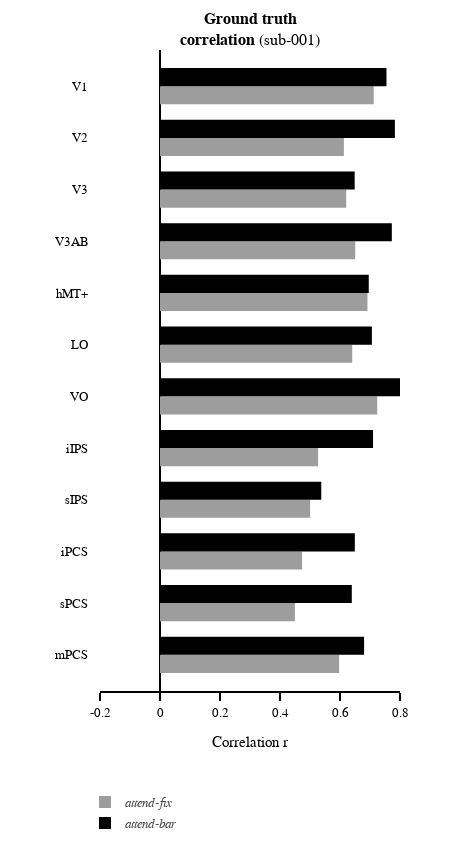
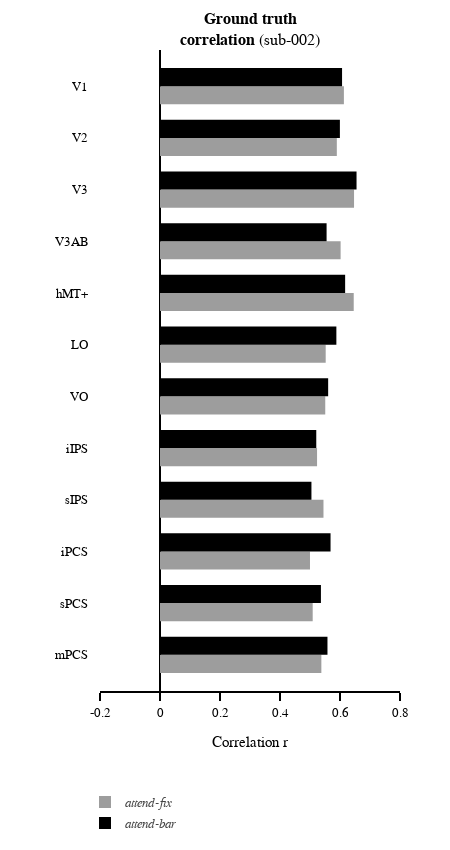
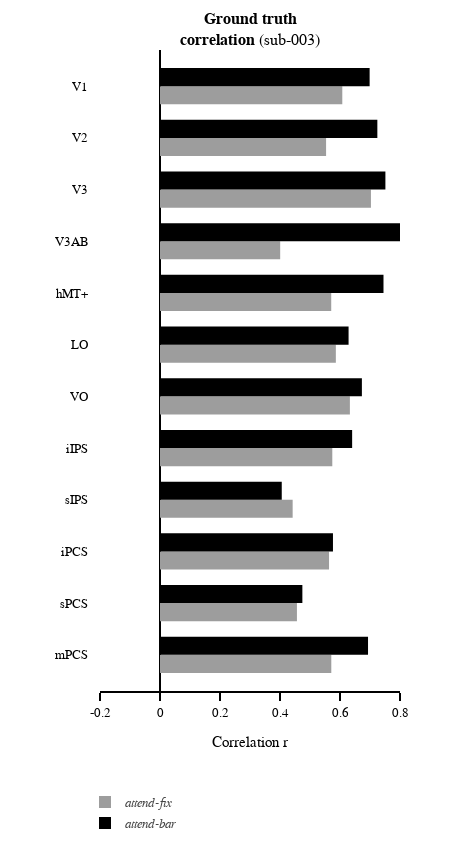
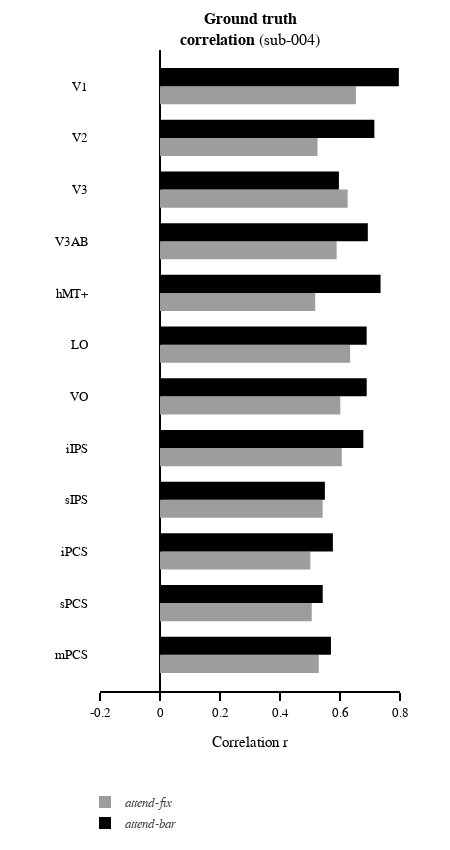

Here is the notebook cell these charts were saved with, in order:
### Code cell
for subject in subjects_plot:
    if subject == 'group':
        xaxis_range = [-0.2, 0.8]
    else:
        xaxis_range = [-0.2, 0.8]

    x_gap_line = 0.1*xaxis_range[1]
    x_gap_asterisk = 0.2*xaxis_range[1]
    xaxis_tick = 6
    xaxis_tickvals = np.linspace(xaxis_range[0],xaxis_range[1],xaxis_tick)
    xaxis_title = 'Correlation r'
    xaxis_ticktext = []
    [xaxis_ticktext.append(('{:g}'.format(val))) for val in xaxis_tickvals]

    subplot_titles = ['<b>Ground truth<br>correlation</b> ({})'.format(subject)]

    fig = make_subplots(rows=rows, cols=cols, specs=sb_specs, print_grid=False, vertical_spacing=0.15, horizontal_spacing=0.05, 
                        column_widths=column_widths, row_heights=row_heights,  subplot_titles=subplot_titles)

    # get data
    if subject == 'group': 
        x_af = df.groupby(['subject','roi']).af_ground_truth_cor.mean().reset_index(name='af_ground_truth_cor_mean').groupby('roi').af_ground_truth_cor_mean.mean()
        x_ab = df.groupby(['subject','roi']).ab_ground_truth_cor.mean().reset_index(name='ab_ground_truth_cor_mean').groupby('roi').ab_ground_truth_cor_mean.mean()
        x_af_eb = df.groupby(['subject','roi']).af_ground_truth_cor.mean().reset_index(name='af_ground_truth_cor_mean').groupby('roi').af_ground_truth_cor_mean.sem(ddof=-1)
        x_ab_eb = df.groupby(['subject','roi']).ab_ground_truth_cor.mean().reset_index(name='ab_ground_truth_cor_mean').groupby('roi').ab_ground_truth_cor_mean.sem(ddof=-1)
        
        # bar plot
        fig.append_trace(go.Bar(y=y_rois, x=x_af, orientation='h', marker_color=af_col, hovertemplate=hover_temp,
                                showlegend=True, legendgroup='attend-fix', name='<i>attend-fix<i>', 
                                error_x_type='data', error_x_symmetric=False, error_x_array=x_af_eb, error_x_arrayminus=x_af_eb),row=1, col=1)

        fig.append_trace(go.Bar(y=y_rois, x=x_ab, orientation='h', marker_color=ab_col, hovertemplate=hover_temp,
                                showlegend=True, legendgroup='attend-bar', name='<i>attend-bar<i>',
                                error_x_type='data', error_x_symmetric=False, error_x_array=x_ab_eb, error_x_arrayminus=x_ab_eb),row=1, col=1)        
        
    else:
        x_af = df.loc[(df.subject==subject)].groupby('roi').af_ground_truth_cor.mean()
        x_ab = df.loc[(df.subject==subject)].groupby('roi').ab_ground_truth_cor.mean()
        
        # bar plot
        fig.append_trace(go.Bar(y=y_rois, x=x_af, orientation='h', marker_color=af_col, hovertemplate=hover_temp,
                                showlegend=True, legendgroup='attend-fix', name='<i>attend-fix<i>'),row=1, col=1)

        fig.append_trace(go.Bar(y=y_rois, x=x_ab, orientation='h', marker_color=ab_col, hovertemplate=hover_temp,
                                showlegend=True, legendgroup='attend-bar', name='<i>attend-bar<i>'),row=1, col=1)

    # get Stats 
    if subject == 'group': 

        stats_df = pd.read_csv("{}/group_ground_truth_cor_stats_best250.tsv".format(group_tsv_dir), sep="\t")

        # ab vs af
        p_flag = stats_df.ab_af_p_val_unilateral<0.05
        fig.append_trace(go.Scatter(x=np.max((x_af,x_ab),axis=0)[p_flag]*0-x_gap_line, y=y_rois[p_flag], marker_symbol='line-ns-open', 
                                    showlegend=False, mode='markers', marker_color='black', hoverinfo='skip', marker_size= 15),row=1, col=1)

        fig.append_trace(go.Scatter(x=np.max((x_af,x_ab),axis=0)[p_flag]*0-x_gap_asterisk, y=y_rois[p_flag], marker_symbol='asterisk-open',
                                    showlegend=False, mode='markers', marker_color='black', hoverinfo='skip', marker_size= 10),row=1, col=1)

        # af vs zero
        p_flag = stats_df.af_zero_p_val_unilateral<0.05
        fig.append_trace(go.Scatter(x=y_rois[p_flag]*0+0.75, y=y_rois[p_flag]-0.18, marker_symbol='asterisk-open',
                                    showlegend=False, mode='markers', marker_color=af_col, hoverinfo='skip', marker_size= 10),row=1, col=1)

        # ab vs zero
        p_flag = stats_df.ab_zero_p_val_unilateral<0.05
        fig.append_trace(go.Scatter(x=y_rois[p_flag]*0+0.75, y=y_rois[p_flag]+0.18, marker_symbol='asterisk-open',
                                    showlegend=False, mode='markers', marker_color=ab_col, hoverinfo='skip', marker_size= 10),row=1, col=1)

    # set figure axis
    for xaxis in ['xaxis']:
        exec("fig.layout.update({}_range=xaxis_range)".format(xaxis))
        exec("fig.layout.update({}_title=xaxis_title)".format(xaxis))
        exec("fig.layout.update({}_tickvals=xaxis_tickvals)".format(xaxis))
        exec("fig.layout.update({}_ticktext=xaxis_ticktext)".format(xaxis))
        exec("fig.layout.update({}_zeroline=True)".format(xaxis))

    for yaxis in ['yaxis']:
        exec("fig.layout.update({}_range=yaxis_range)".format(yaxis))
        exec("fig.layout.update({}_tickvals=yaxis_tickvals)".format(yaxis))
        exec("fig.layout.update({}_ticktext=yaxis_ticktext)".format(yaxis))

    # set axis
    for row in np.arange(rows):
        for col in np.arange(cols):
            fig.update_xaxes(visible=True, ticklen=8, linewidth=template_specs['axes_width'], row=row+1, col=col+1)

    # set figure
    fig.layout.update(yaxis_title='', yaxis_color = 'rgba(0,0,0,0)', yaxis_tickfont_color='black', bargap=0.3, template=fig_template, width=fig_width, height=fig_height, margin_l=margin_l, margin_r=margin_r, margin_t=margin_t, margin_b=margin_b,
                      legend_yanchor='top', legend_y=-0.15,legend_x=-0.05, legend_xanchor='left', legend_bgcolor='rgba(255,255,255,0)', legend_tracegroupgap=1)

    # show and save figure
    tsv_dir = '{}/{}/decode/tsv'.format(pp_dir, subject)
    fig.show(config={"displayModeBar": False})
    fig.write_image("{}/{}_decode_ground_truth_cor_best250.pdf".format(tsv_dir, subject))
    fig.write_html("{}/{}_decode_ground_truth_cor_best250.html".format(tsv_dir, subject),config={"displayModeBar": False})

### Figure 1 — Plotly figure (JSON) as saved in the notebook; plotly's stock layout.template omitted (floating-point values rounded to 4 significant figures)
{"data": [{"hovertemplate": "ROI: %{y}<br>Correlation: %{x:1.2f}", "legendgroup": "attend-fix", "marker": {"color": "rgba(157, 157, 157, 1)"}, "name": "<i>attend-fix<i>", "orientation": "h", "showlegend": true, "type": "bar", "x": [0.7123, 0.6129, 0.6207, 0.6507, 0.6916, 0.6407, 0.7241, 0.5271, 0.5004, 0.4737, 0.4497, 0.5971], "xaxis": "x", "y": [12, 11, 10, 9, 8, 7, 6, 5, 4, 3, 2, 1], "yaxis": "y"}, {"hovertemplate": "ROI: %{y}<br>Correlation: %{x:1.2f}", "legendgroup": "attend-bar", "marker": {"color": "rgba(0, 0, 0, 1)"}, "name": "<i>attend-bar<i>", "orientation": "h", "showlegend": true, "type": "bar", "x": [0.7549, 0.783, 0.6489, 0.7727, 0.6959, 0.7063, 0.8023, 0.7101, 0.5376, 0.6494, 0.6393, 0.6803], "xaxis": "x", "y": [12, 11, 10, 9, 8, 7, 6, 5, 4, 3, 2, 1], "yaxis": "y"}], "layout": {"annotations": [{"font": {"size": 16}, "showarrow": false, "text": "<b>Ground truth<br>correlation</b> (sub-001)", "x": 0.5, "xanchor": "center", "xref": "paper", "y": 1, "yanchor": "bottom", "yref": "paper"}], "bargap": 0.3, "height": 850, "legend": {"bgcolor": "rgba(255,255,255,0)", "tracegroupgap": 1, "x": -0.05, "xanchor": "left", "y": -0.15, "yanchor": "top"}, "margin": {"b": 100, "l": 100, "r": 50, "t": 50}, "width": 450, "xaxis": {"anchor": "y", "domain": [0, 1], "linewidth": 2, "range": [-0.2, 0.8], "ticklen": 8, "ticktext": ["-0.2", "0", "0.2", "0.4", "0.6", "0.8"], "tickvals": [-0.2, 0, 0.2, 0.4, 0.6, 0.8], "title": {"text": "Correlation r"}, "type": "linear", "visible": true, "zeroline": true}, "yaxis": {"anchor": "x", "color": "rgba(0, 0, 0, 0)", "domain": [0, 1], "range": [0.3, 12.7], "tickfont": {"color": "black"}, "ticktext": ["V1", "V2", "V3", "V3AB", "hMT+", "LO", "VO", "iIPS", "sIPS", "iPCS", "sPCS", "mPCS"], "tickvals": [12, 11, 10, 9, 8, 7, 6, 5, 4, 3, 2, 1], "title": {"text": ""}, "type": "linear"}}}

### Figure 2 — Plotly figure (JSON) as saved in the notebook; plotly's stock layout.template omitted (floating-point values rounded to 4 significant figures)
{"data": [{"hovertemplate": "ROI: %{y}<br>Correlation: %{x:1.2f}", "legendgroup": "attend-fix", "marker": {"color": "rgba(157, 157, 157, 1)"}, "name": "<i>attend-fix<i>", "orientation": "h", "showlegend": true, "type": "bar", "x": [0.613, 0.5894, 0.6468, 0.602, 0.6457, 0.5523, 0.5508, 0.5235, 0.5449, 0.5, 0.509, 0.5379], "xaxis": "x", "y": [12, 11, 10, 9, 8, 7, 6, 5, 4, 3, 2, 1], "yaxis": "y"}, {"hovertemplate": "ROI: %{y}<br>Correlation: %{x:1.2f}", "legendgroup": "attend-bar", "marker": {"color": "rgba(0, 0, 0, 1)"}, "name": "<i>attend-bar<i>", "orientation": "h", "showlegend": true, "type": "bar", "x": [0.6069, 0.5996, 0.6551, 0.5553, 0.6171, 0.5879, 0.5605, 0.5209, 0.5048, 0.5685, 0.5364, 0.5582], "xaxis": "x", "y": [12, 11, 10, 9, 8, 7, 6, 5, 4, 3, 2, 1], "yaxis": "y"}], "layout": {"annotations": [{"font": {"size": 16}, "showarrow": false, "text": "<b>Ground truth<br>correlation</b> (sub-002)", "x": 0.5, "xanchor": "center", "xref": "paper", "y": 1, "yanchor": "bottom", "yref": "paper"}], "bargap": 0.3, "height": 850, "legend": {"bgcolor": "rgba(255,255,255,0)", "tracegroupgap": 1, "x": -0.05, "xanchor": "left", "y": -0.15, "yanchor": "top"}, "margin": {"b": 100, "l": 100, "r": 50, "t": 50}, "width": 450, "xaxis": {"anchor": "y", "domain": [0, 1], "linewidth": 2, "range": [-0.2, 0.8], "ticklen": 8, "ticktext": ["-0.2", "0", "0.2", "0.4", "0.6", "0.8"], "tickvals": [-0.2, 0, 0.2, 0.4, 0.6, 0.8], "title": {"text": "Correlation r"}, "type": "linear", "visible": true, "zeroline": true}, "yaxis": {"anchor": "x", "color": "rgba(0, 0, 0, 0)", "domain": [0, 1], "range": [0.3, 12.7], "tickfont": {"color": "black"}, "ticktext": ["V1", "V2", "V3", "V3AB", "hMT+", "LO", "VO", "iIPS", "sIPS", "iPCS", "sPCS", "mPCS"], "tickvals": [12, 11, 10, 9, 8, 7, 6, 5, 4, 3, 2, 1], "title": {"text": ""}, "type": "linear"}}}

### Figure 3 — Plotly figure (JSON) as saved in the notebook; plotly's stock layout.template omitted (floating-point values rounded to 4 significant figures)
{"data": [{"hovertemplate": "ROI: %{y}<br>Correlation: %{x:1.2f}", "legendgroup": "attend-fix", "marker": {"color": "rgba(157, 157, 157, 1)"}, "name": "<i>attend-fix<i>", "orientation": "h", "showlegend": true, "type": "bar", "x": [0.6076, 0.5536, 0.7031, 0.4006, 0.5707, 0.5862, 0.633, 0.5743, 0.4422, 0.5635, 0.4564, 0.571], "xaxis": "x", "y": [12, 11, 10, 9, 8, 7, 6, 5, 4, 3, 2, 1], "yaxis": "y"}, {"hovertemplate": "ROI: %{y}<br>Correlation: %{x:1.2f}", "legendgroup": "attend-bar", "marker": {"color": "rgba(0, 0, 0, 1)"}, "name": "<i>attend-bar<i>", "orientation": "h", "showlegend": true, "type": "bar", "x": [0.6988, 0.7245, 0.7513, 0.8016, 0.745, 0.6286, 0.673, 0.6405, 0.4058, 0.5766, 0.4746, 0.6934], "xaxis": "x", "y": [12, 11, 10, 9, 8, 7, 6, 5, 4, 3, 2, 1], "yaxis": "y"}], "layout": {"annotations": [{"font": {"size": 16}, "showarrow": false, "text": "<b>Ground truth<br>correlation</b> (sub-003)", "x": 0.5, "xanchor": "center", "xref": "paper", "y": 1, "yanchor": "bottom", "yref": "paper"}], "bargap": 0.3, "height": 850, "legend": {"bgcolor": "rgba(255,255,255,0)", "tracegroupgap": 1, "x": -0.05, "xanchor": "left", "y": -0.15, "yanchor": "top"}, "margin": {"b": 100, "l": 100, "r": 50, "t": 50}, "width": 450, "xaxis": {"anchor": "y", "domain": [0, 1], "linewidth": 2, "range": [-0.2, 0.8], "ticklen": 8, "ticktext": ["-0.2", "0", "0.2", "0.4", "0.6", "0.8"], "tickvals": [-0.2, 0, 0.2, 0.4, 0.6, 0.8], "title": {"text": "Correlation r"}, "type": "linear", "visible": true, "zeroline": true}, "yaxis": {"anchor": "x", "color": "rgba(0, 0, 0, 0)", "domain": [0, 1], "range": [0.3, 12.7], "tickfont": {"color": "black"}, "ticktext": ["V1", "V2", "V3", "V3AB", "hMT+", "LO", "VO", "iIPS", "sIPS", "iPCS", "sPCS", "mPCS"], "tickvals": [12, 11, 10, 9, 8, 7, 6, 5, 4, 3, 2, 1], "title": {"text": ""}, "type": "linear"}}}

### Figure 4 — Plotly figure (JSON) as saved in the notebook; plotly's stock layout.template omitted (floating-point values rounded to 4 significant figures)
{"data": [{"hovertemplate": "ROI: %{y}<br>Correlation: %{x:1.2f}", "legendgroup": "attend-fix", "marker": {"color": "rgba(157, 157, 157, 1)"}, "name": "<i>attend-fix<i>", "orientation": "h", "showlegend": true, "type": "bar", "x": [0.6532, 0.525, 0.6255, 0.5888, 0.5174, 0.6337, 0.601, 0.606, 0.5422, 0.5014, 0.5059, 0.5292], "xaxis": "x", "y": [12, 11, 10, 9, 8, 7, 6, 5, 4, 3, 2, 1], "yaxis": "y"}, {"hovertemplate": "ROI: %{y}<br>Correlation: %{x:1.2f}", "legendgroup": "attend-bar", "marker": {"color": "rgba(0, 0, 0, 1)"}, "name": "<i>attend-bar<i>", "orientation": "h", "showlegend": true, "type": "bar", "x": [0.7961, 0.7145, 0.5964, 0.6927, 0.7352, 0.6889, 0.689, 0.6778, 0.5496, 0.5763, 0.5424, 0.5698], "xaxis": "x", "y": [12, 11, 10, 9, 8, 7, 6, 5, 4, 3, 2, 1], "yaxis": "y"}], "layout": {"annotations": [{"font": {"size": 16}, "showarrow": false, "text": "<b>Ground truth<br>correlation</b> (sub-004)", "x": 0.5, "xanchor": "center", "xref": "paper", "y": 1, "yanchor": "bottom", "yref": "paper"}], "bargap": 0.3, "height": 850, "legend": {"bgcolor": "rgba(255,255,255,0)", "tracegroupgap": 1, "x": -0.05, "xanchor": "left", "y": -0.15, "yanchor": "top"}, "margin": {"b": 100, "l": 100, "r": 50, "t": 50}, "width": 450, "xaxis": {"anchor": "y", "domain": [0, 1], "linewidth": 2, "range": [-0.2, 0.8], "ticklen": 8, "ticktext": ["-0.2", "0", "0.2", "0.4", "0.6", "0.8"], "tickvals": [-0.2, 0, 0.2, 0.4, 0.6, 0.8], "title": {"text": "Correlation r"}, "type": "linear", "visible": true, "zeroline": true}, "yaxis": {"anchor": "x", "color": "rgba(0, 0, 0, 0)", "domain": [0, 1], "range": [0.3, 12.7], "tickfont": {"color": "black"}, "ticktext": ["V1", "V2", "V3", "V3AB", "hMT+", "LO", "VO", "iIPS", "sIPS", "iPCS", "sPCS", "mPCS"], "tickvals": [12, 11, 10, 9, 8, 7, 6, 5, 4, 3, 2, 1], "title": {"text": ""}, "type": "linear"}}}
